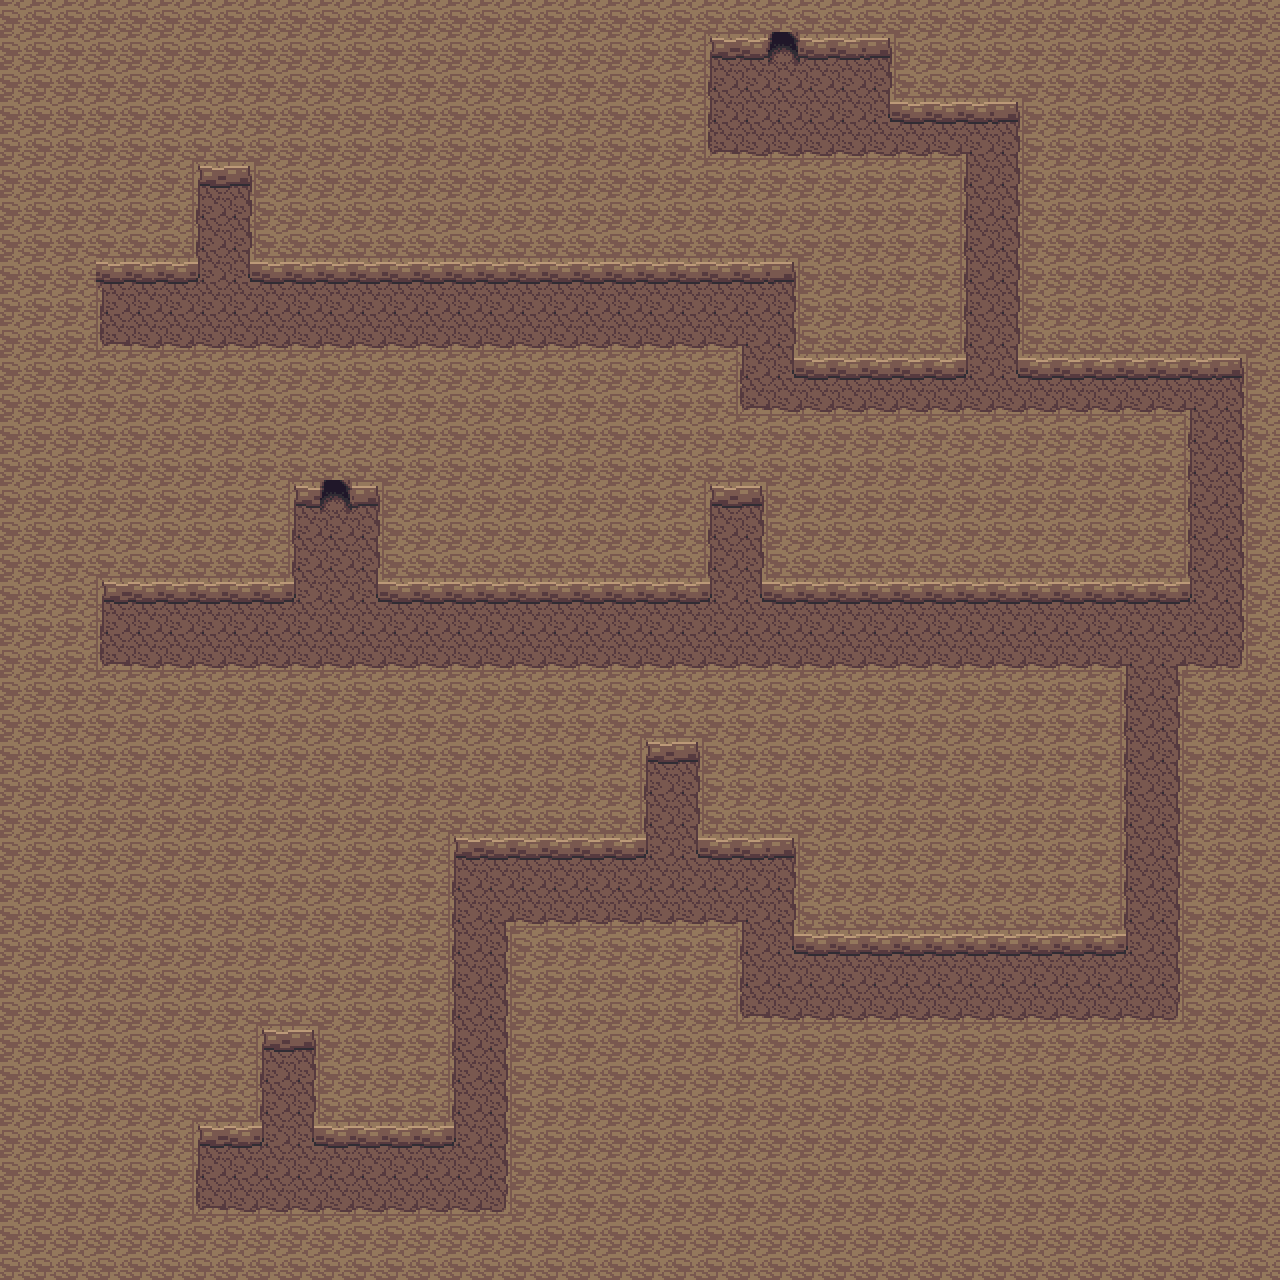

Below is a game level as drawn by its tile map, then a one-line description and the .tmx that defines it (tile-layer data replaced by summaries):
An orthogonal 40x40 tile map with 32x32 px tiles, 4 tile layers (Tile Layer 1, Tile Layer 2, Tile Layer 3, Above Player), 3 tilesets and 48 objects (41x collision, 7x event).

<map version="1.10" tiledversion="git" orientation="orthogonal" renderorder="right-down" compressionlevel="0" width="40" height="40" tilewidth="32" tileheight="32" infinite="0" nextlayerid="8" nextobjectid="296">
 <properties>
  <property name="edges" value="clamped" />
  <property name="scenario" value="xero" />
  <property name="slug" value="cotton_underground" />
  <property name="map_type" value="town" />
 </properties>
 <tileset firstgid="1" source="../gfx/tilesets/core_city_and_country.tsx" />
 <tileset firstgid="1441" source="../gfx/tilesets/core_outdoor.tsx" />
 <tileset firstgid="4216" source="../gfx/tilesets/core_indoor_stairs.tsx" />
 <layer id="1" name="Tile Layer 1" width="40" height="40">
  <data>[1600 cells, 1600 non-empty, 2 distinct tile ids]</data>
 </layer>
 <layer id="2" name="Tile Layer 2" width="40" height="40">
  <data>[1600 cells, 333 non-empty, 13 distinct tile ids]</data>
 </layer>
 <layer id="3" name="Tile Layer 3" width="40" height="40">
  <data>[1600 cells, 2 non-empty, 1 distinct tile ids]</data>
 </layer>
 <layer id="6" name="Above Player" width="40" height="40">
  <data>[1600 cells, 0 non-empty, 0 distinct tile ids]</data>
 </layer>
 <objectgroup color="#ff0000" id="4" name="Collisions">
  <object id="137" type="collision" x="704" y="160" width="96" height="32" />
  <object id="138" type="collision" x="192" y="128" width="64" height="32" />
  <object id="153" type="collision" x="1024" y="128" width="32" height="256" />
  <object id="175" type="collision" x="96" y="160" width="96" height="128" />
  <object id="176" type="collision" x="256" y="256" width="544" height="32" />
  <object id="181" type="collision" x="64" y="256" width="32" height="416" />
  <object id="194" type="collision" x="448" y="768" width="192" height="96" />
  <object id="195" type="collision" x="640" y="736" width="64" height="32" />
  <object id="196" type="collision" x="256" y="992" width="64" height="32" />
  <object id="198" type="collision" x="1088" y="672" width="32" height="256" />
  <object id="200" type="collision" x="800" y="928" width="320" height="32" />
  <object id="202" type="collision" x="512" y="1056" width="32" height="160" />
  <object id="203" type="collision" x="736" y="1024" width="448" height="32" />
  <object id="204" type="collision" x="512" y="928" width="224" height="128" />
  <object id="206" type="collision" x="1184" y="672" width="64" height="352" />
  <object id="207" type="collision" x="1248" y="384" width="32" height="288" />
  <object id="209" type="collision" x="800" y="864" width="32" height="64" />
  <object id="210" type="collision" x="704" y="768" width="96" height="96" />
  <object id="211" type="collision" x="800" y="160" width="160" height="224" />
  <object id="212" type="collision" x="352" y="480" width="352" height="32" />
  <object id="213" type="collision" x="96" y="480" width="192" height="128" />
  <object id="215" type="collision" x="384" y="512" width="320" height="96" />
  <object id="216" type="collision" x="768" y="416" width="416" height="192" />
  <object id="219" type="collision" x="192" y="1024" width="64" height="128" />
  <object id="220" type="collision" x="160" y="1152" width="32" height="64" />
  <object id="221" type="collision" x="320" y="1024" width="128" height="128" />
  <object id="222" type="collision" x="416" y="864" width="32" height="160" />
  <object id="223" type="collision" x="192" y="1216" width="320" height="32" />
  <object id="226" type="collision" x="896" y="64" width="128" height="64" />
  <object id="241" type="collision" x="1056" y="352" width="192" height="32" />
  <object id="243" type="collision" x="672" y="64" width="32" height="96" />
  <object id="250" type="collision" x="704" y="384" width="32" height="32" />
  <object id="261" type="collision" x="96" y="672" width="992" height="32" />
  <object id="285" type="collision" x="96" y="352" width="640" height="32" />
  <object id="289" type="collision" x="256" y="160" width="32" height="96" />
  <object id="290" type="collision" x="704" y="32" width="64" height="32" />
  <object id="291" type="collision" x="704" y="416" width="64" height="96" />
  <object id="292" type="collision" x="320" y="448" width="32" height="32" />
  <object id="293" type="collision" x="288" y="480" width="32" height="32" />
  <object id="294" type="collision" x="800" y="32" width="96" height="32" />
  <object id="295" type="collision" x="768" y="0" width="32" height="32" />
 </objectgroup>
 <objectgroup color="#ffff00" id="5" name="Events">
  <object id="146" name="Teleport to Cotton Cathedral" type="event" x="672" y="800" width="32" height="32">
   <properties>
    <property name="act10" value="transition_teleport player,cotton_cathedral.tmx,6,10,0.3" />
    <property name="act20" value="char_face player,up" />
    <property name="cond10" value="is char_at player" />
    <property name="cond20" value="is char_facing player,up" />
   </properties>
  </object>
  <object id="147" name="Teleport to Cotton Mart" type="event" x="288" y="1088" width="32" height="32">
   <properties>
    <property name="act10" value="transition_teleport player,cotton_scoop.tmx,5,10,0.3" />
    <property name="act20" value="char_face player,up" />
    <property name="cond10" value="is char_at player" />
    <property name="cond20" value="is char_facing player,up" />
   </properties>
  </object>
  <object id="148" name="Teleport to Omnichannel HQ" type="event" x="768" y="32" width="32" height="32">
   <properties>
    <property name="act10" value="transition_teleport player,omnichannel0.tmx,1,5,0.3" />
    <property name="act20" value="char_face player,up" />
    <property name="cond10" value="is char_at player" />
    <property name="cond20" value="is char_facing player,up" />
   </properties>
  </object>
  <object id="236" name="Play Music" type="event" x="0" y="0" width="32" height="32">
   <properties>
    <property name="act10" value="play_music music_town_theme" />
    <property name="cond10" value="not music_playing music_town_theme" />
   </properties>
  </object>
  <object id="249" name="Teleport to Cafe Basement" type="event" x="320" y="480" width="32" height="32">
   <properties>
    <property name="act10" value="transition_teleport player,cotton_cafe_basement.tmx,6,3,0.3" />
    <property name="act20" value="char_face player,down" />
    <property name="cond10" value="is char_at player" />
    <property name="cond20" value="is char_facing player,up" />
   </properties>
  </object>
  <object id="260" name="enter_daycare" type="event" x="224" y="256" width="32" height="32">
   <properties>
    <property name="act10" value="transition_teleport player,cotton_daycare.tmx,2,7,0.3" />
    <property name="act20" value="char_face player,up" />
    <property name="cond10" value="is char_at player" />
    <property name="cond20" value="is char_facing player,up" />
   </properties>
  </object>
  <object id="283" name="Teleport to Misa House" type="event" x="736" y="512" width="32" height="32">
   <properties>
    <property name="act10" value="transition_teleport player,cotton_misa_house.tmx,7,6,0.3" />
    <property name="act20" value="char_face player,up" />
    <property name="cond10" value="is char_at player" />
    <property name="cond20" value="is char_facing player,up" />
   </properties>
  </object>
 </objectgroup>
</map>
